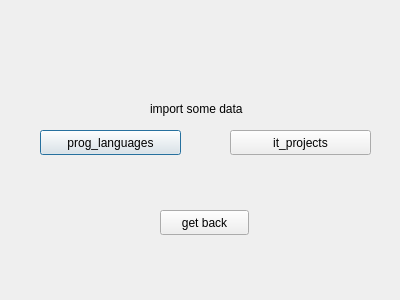
<?xml version="1.0" encoding="UTF-8"?>
<ui version="4.0">
 <class>Import</class>
 <widget class="QDialog" name="Import">
  <property name="geometry">
   <rect>
    <x>0</x>
    <y>0</y>
    <width>400</width>
    <height>300</height>
   </rect>
  </property>
  <property name="windowTitle">
   <string>Dialog</string>
  </property>
  <widget class="QPushButton" name="pushButton">
   <property name="geometry">
    <rect>
     <x>40</x>
     <y>130</y>
     <width>141</width>
     <height>25</height>
    </rect>
   </property>
   <property name="text">
    <string>prog_languages</string>
   </property>
  </widget>
  <widget class="QPushButton" name="pushButton_2">
   <property name="geometry">
    <rect>
     <x>230</x>
     <y>130</y>
     <width>141</width>
     <height>25</height>
    </rect>
   </property>
   <property name="text">
    <string>it_projects</string>
   </property>
  </widget>
  <widget class="QPushButton" name="pushButton_3">
   <property name="geometry">
    <rect>
     <x>160</x>
     <y>210</y>
     <width>89</width>
     <height>25</height>
    </rect>
   </property>
   <property name="text">
    <string>get back</string>
   </property>
  </widget>
  <widget class="QLabel" name="label">
   <property name="geometry">
    <rect>
     <x>150</x>
     <y>100</y>
     <width>141</width>
     <height>17</height>
    </rect>
   </property>
   <property name="text">
    <string>import some data</string>
   </property>
  </widget>
 </widget>
 <resources/>
 <connections/>
</ui>
